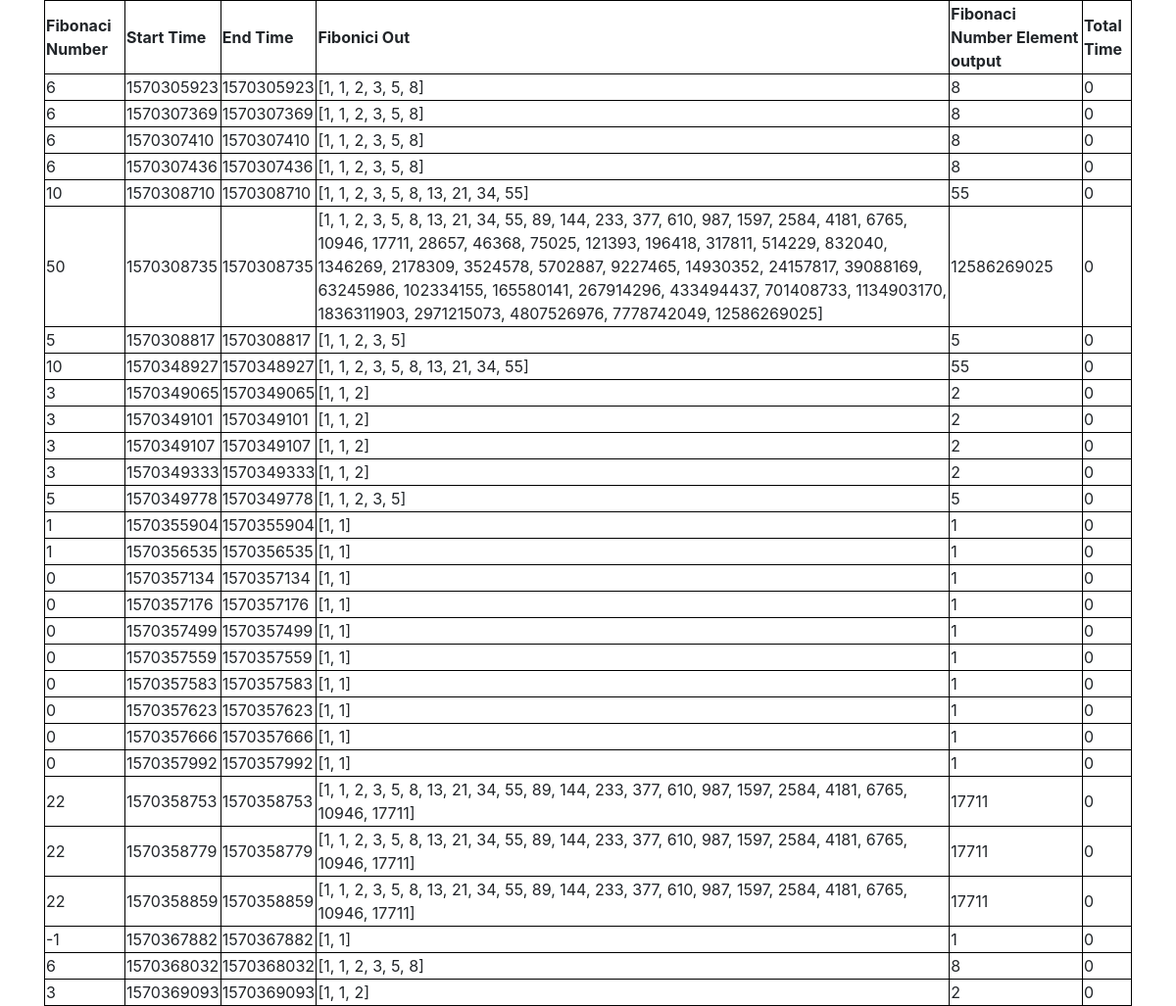
Page /lists on the committed database.
### Myapp/models.py (models this page shows)
class FibonanciMethod(models.Model):
    number = models.IntegerField()
    startTime = models.IntegerField()
    endTime = models.IntegerField()
    totalTime = models.IntegerField()
    FiboniciList = JSONField()
    Fibonaci_output = models.IntegerField()

### Myapp/views.py (the view)
# urls.py: path('lists',views.fibonice_lists ),
def fibonice_lists(request):
    data = FibonanciMethod.objects.all()
    return render(request, 'Myapp/output.html',{'output':data})

### Myapp/templates/Myapp/output.html (shortened to what this page needs)
<!DOCTYPE html>
<html lang="en">
  <head>
    <link href="css/bootstrap.min.css" rel="stylesheet">
  </head>
<body>
<div class="container">
<table>
    <tr>
        <th>Fibonaci Number</th>
        <th>Start Time</th>
        <th>End Time</th>
        <th>Fibonici Out</th>
        <th> Fibonaci Number Element output</th>
        <th>Total Time  </th>
    </tr>
    {% for i in output %}
    <tr>
        <td>{{i.number}}</td>
        <td>{{i.startTime}}</td>
        <td>{{i.endTime}}</td>
        <td>{{i.FiboniciList}}</td>
        <td>{{i.Fibonaci_output}}</td>
        <td>{{i.totalTime}}</td>
    </tr>
    {% endfor %}
</table>
</div>
</body>
</html>

### Myapp/templates/Myapp/output.html (style rules this page uses)
table, th, td { border: 1px solid black; }

### rows in the picture
FibonanciMethod: number "6", startTime "1570305923", endTime "1570305923", FiboniciList "[1, 1, 2, 3, 5, 8]", Fibonaci_output "8", totalTime "0"
FibonanciMethod: number "6", startTime "1570307369", endTime "1570307369", FiboniciList "[1, 1, 2, 3, 5, 8]", Fibonaci_output "8", totalTime "0"
FibonanciMethod: number "6", startTime "1570307410", endTime "1570307410", FiboniciList "[1, 1, 2, 3, 5, 8]", Fibonaci_output "8", totalTime "0"
FibonanciMethod: number "6", startTime "1570307436", endTime "1570307436", FiboniciList "[1, 1, 2, 3, 5, 8]", Fibonaci_output "8", totalTime "0"
FibonanciMethod: number "10", startTime "1570308710", endTime "1570308710", FiboniciList "[1, 1, 2, 3, 5, 8, 13, 21, 34, 55]", Fibonaci_output "55", totalTime "0"
FibonanciMethod: number "50", startTime "1570308735", endTime "1570308735", FiboniciList "[1, 1, 2, 3, 5, 8, 13, 21, 34, 55, 89, 144, 233, 377, 610, 987, 1597, 2584, 4181, 6765, 10946, 17711, 28657, 46368, 75025, 121393, 196418, 317811, 514229, 832040, 1346269, 2178309, 3524578, 5702887, 9227465, 14930352, 24157817, 39088169, 63245986, 102334155, 165580141, 267914296, 433494437, 701408733, 1134903170, 1836311903, 2971215073, 4807526976, 7778742049, 12586269025]", Fibonaci_output "12586269025", totalTime "0"
FibonanciMethod: number "5", startTime "1570308817", endTime "1570308817", FiboniciList "[1, 1, 2, 3, 5]", Fibonaci_output "5", totalTime "0"
FibonanciMethod: number "10", startTime "1570348927", endTime "1570348927", FiboniciList "[1, 1, 2, 3, 5, 8, 13, 21, 34, 55]", Fibonaci_output "55", totalTime "0"
FibonanciMethod: number "3", startTime "1570349065", endTime "1570349065", FiboniciList "[1, 1, 2]", Fibonaci_output "2", totalTime "0"
FibonanciMethod: number "3", startTime "1570349101", endTime "1570349101", FiboniciList "[1, 1, 2]", Fibonaci_output "2", totalTime "0"
FibonanciMethod: number "3", startTime "1570349107", endTime "1570349107", FiboniciList "[1, 1, 2]", Fibonaci_output "2", totalTime "0"
FibonanciMethod: number "3", startTime "1570349333", endTime "1570349333", FiboniciList "[1, 1, 2]", Fibonaci_output "2", totalTime "0"
FibonanciMethod: number "5", startTime "1570349778", endTime "1570349778", FiboniciList "[1, 1, 2, 3, 5]", Fibonaci_output "5", totalTime "0"
FibonanciMethod: number "1", startTime "1570355904", endTime "1570355904", FiboniciList "[1, 1]", Fibonaci_output "1", totalTime "0"
FibonanciMethod: number "1", startTime "1570356535", endTime "1570356535", FiboniciList "[1, 1]", Fibonaci_output "1", totalTime "0"
FibonanciMethod: number "0", startTime "1570357134", endTime "1570357134", FiboniciList "[1, 1]", Fibonaci_output "1", totalTime "0"
FibonanciMethod: number "0", startTime "1570357176", endTime "1570357176", FiboniciList "[1, 1]", Fibonaci_output "1", totalTime "0"
FibonanciMethod: number "0", startTime "1570357499", endTime "1570357499", FiboniciList "[1, 1]", Fibonaci_output "1", totalTime "0"
FibonanciMethod: number "0", startTime "1570357559", endTime "1570357559", FiboniciList "[1, 1]", Fibonaci_output "1", totalTime "0"
FibonanciMethod: number "0", startTime "1570357583", endTime "1570357583", FiboniciList "[1, 1]", Fibonaci_output "1", totalTime "0"
FibonanciMethod: number "0", startTime "1570357623", endTime "1570357623", FiboniciList "[1, 1]", Fibonaci_output "1", totalTime "0"
FibonanciMethod: number "0", startTime "1570357666", endTime "1570357666", FiboniciList "[1, 1]", Fibonaci_output "1", totalTime "0"
FibonanciMethod: number "0", startTime "1570357992", endTime "1570357992", FiboniciList "[1, 1]", Fibonaci_output "1", totalTime "0"
FibonanciMethod: number "22", startTime "1570358753", endTime "1570358753", FiboniciList "[1, 1, 2, 3, 5, 8, 13, 21, 34, 55, 89, 144, 233, 377, 610, 987, 1597, 2584, 4181, 6765, 10946, 17711]", Fibonaci_output "17711", totalTime "0"
FibonanciMethod: number "22", startTime "1570358779", endTime "1570358779", FiboniciList "[1, 1, 2, 3, 5, 8, 13, 21, 34, 55, 89, 144, 233, 377, 610, 987, 1597, 2584, 4181, 6765, 10946, 17711]", Fibonaci_output "17711", totalTime "0"
FibonanciMethod: number "22", startTime "1570358859", endTime "1570358859", FiboniciList "[1, 1, 2, 3, 5, 8, 13, 21, 34, 55, 89, 144, 233, 377, 610, 987, 1597, 2584, 4181, 6765, 10946, 17711]", Fibonaci_output "17711", totalTime "0"
FibonanciMethod: number "-1", startTime "1570367882", endTime "1570367882", FiboniciList "[1, 1]", Fibonaci_output "1", totalTime "0"
FibonanciMethod: number "6", startTime "1570368032", endTime "1570368032", FiboniciList "[1, 1, 2, 3, 5, 8]", Fibonaci_output "8", totalTime "0"
FibonanciMethod: number "3", startTime "1570369093", endTime "1570369093", FiboniciList "[1, 1, 2]", Fibonaci_output "2", totalTime "0"
